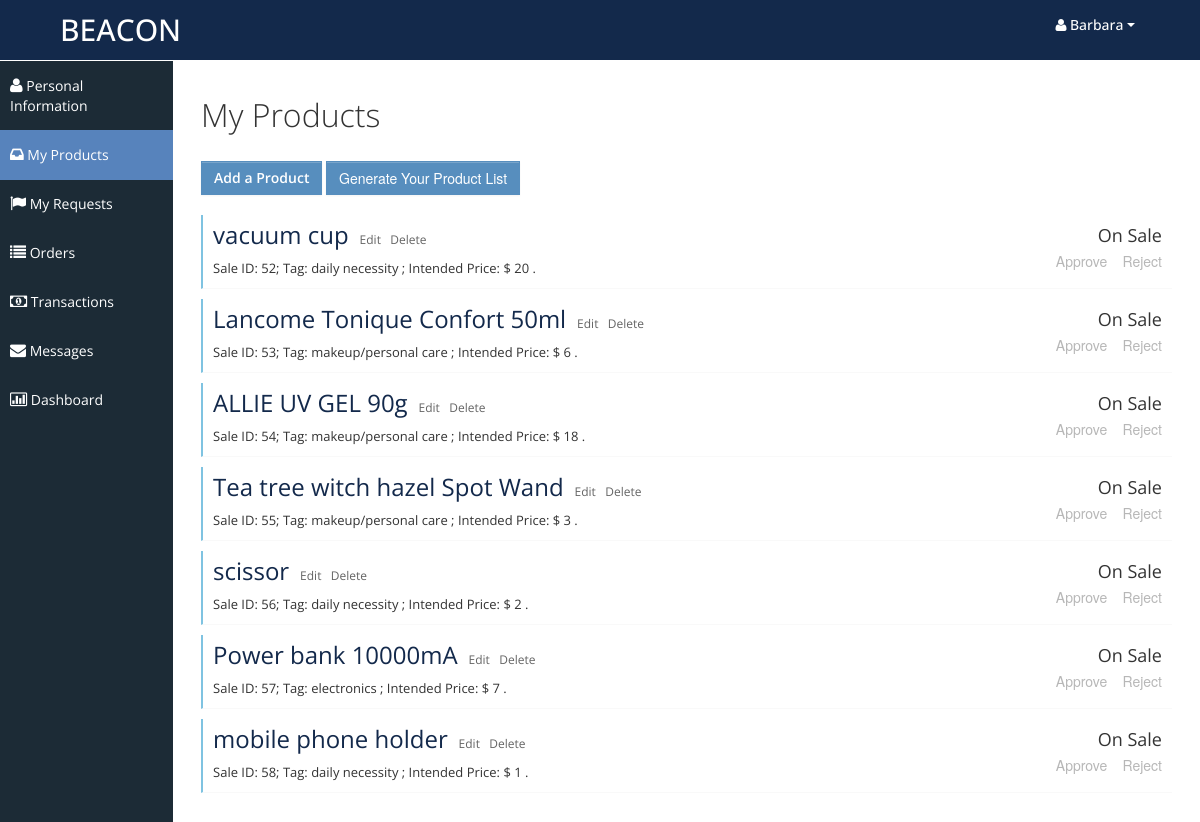
The app's page /myproducts.php (signed in) with its own data.
### tables this page shows
CREATE TABLE `Sales` (
  `SaleId` int NOT NULL,
  `SellerId` varchar(50) DEFAULT NULL,
  `ProductName` varchar(50) DEFAULT NULL,
  `Tag` varchar(50) DEFAULT NULL,
  `Description` varchar(500) DEFAULT NULL,
  `Image` varchar(100) DEFAULT NULL,
  `IntendedPrice` double DEFAULT NULL,
  `OriginalPrice` double DEFAULT NULL,
  `Depreciation` int DEFAULT NULL,
  `IntendedBuyerId` varchar(50) DEFAULT NULL,
  `DatePost` timestamp NOT NULL DEFAULT CURRENT_TIMESTAMP
);

### myproducts.php (the view, shortened to what this page needs)
<?php
	$curr_user = $_SESSION['curr_user'];
	if (empty($curr_user)) {
		$msg = "curr_user is empty";
	}
	else {
		$conn = connectDB();
		$sql = "SELECT * FROM Sales WHERE SellerId = '$curr_user'";
		$result = $conn->query($sql);
		$array = array();
		while($row = mysqli_fetch_assoc($result)){
			$array[]=$row;
		}
	}
?>
<!DOCTYPE html>
<html lang="en">
<head>
	<link id="bootstrap-style" href="css/bootstrap.min.css" rel="stylesheet">
	<link href="css/bootstrap-responsive.min.css" rel="stylesheet">
	<link id="base-style" href="css/style.css" rel="stylesheet">
	<link id="base-style-responsive" href="css/style-responsive.css" rel="stylesheet">
</head>
<body>
	<div class="navbar">
		<div class="navbar-inner">
			<div class="container-fluid">
				<a class="brand" href="index.php"><span>BEACON</span></a>
				<div class="nav-no-collapse header-nav">
					<ul class="nav pull-right">
						<li class="dropdown">
							<a class="btn dropdown-toggle" data-toggle="dropdown" href="#">
								<span><span><i class="icon-user"> </i><?php echo $curr_user; ?></span></span>
								<span class="caret"></span>
							</a>
						</li>
					</ul>
				</div>
			</div>
		</div>
	</div>
	<div class="container-fluid-full">
	<div class="row-fluid">
	<div id="sidebar-left" class="span2">
		<div class="nav-collapse sidebar-nav">
			<ul class="nav nav-tabs nav-stacked main-menu">
				<li><a href="myprofile.php"><i class="icon-user"></i><span class="hidden-tablet"> Personal Information</span></a></li>
				<li><a href="myproducts.php"><i class="icon-inbox"></i><span class="hidden-tablet"> My Products</span></a></li>
				<li><a href="myrequests.php"><i class="icon-flag"></i><span class="hidden-tablet"> My Requests</span></a></li>
				<li><a href="myorders.php"><i class="icon-list"></i><span class="hidden-tablet"> Orders</span></a></li>
				<li><a href="mytransactions.php"><i class="icon-money"></i><span class="hidden-tablet"> Transactions</span></a></li>
				<li><a href="mymessages.php"><i class="icon-envelope"></i><span class="hidden-tablet"> Messages</span></a></li>
				<li><a href="dashboard.php"><i class="icon-bar-chart"></i><span class="hidden-tablet"> Dashboard</span></a></li>
			</ul>
		</div>
	</div>
	<div id="content" class="span10">
		<div class="row-fluid">
			<div class="span12">
				<h1>My Products</h1> </br>
				<a href= "post_product.php" type="btn" class="btn btn-primary" style="font-weight:600;">Add a Product</a>
				<button type="btn" class="btn btn-primary">Generate Your Product List</button></br>
				<?php foreach($array as $val): ?>
				<div class="task none" style="margin-top:10px;">
					<div class="desc">
						<span class="title">
							<a href="single-product.php?Id=<?php echo $val['SaleId'];?>&choosedb=Sales" style="color:#13294B;font-size:x-large;"><?php echo $val['ProductName']; ?></a>
						</span>&nbsp;
						<a href="edit_product.php?id=<?php echo $val['SaleId'];?>" style="font-size:12px;">Edit </a>&nbsp;
						<a href="javascript:void(0);" onclick="delete_post(<?php echo $val['SaleId']; ?>, 'Sales')" style="font-size:12px;">Delete</a>
						<div style="font-size:13px; margin-top:8px;">
							Sale ID: <?php echo $val['SaleId']; ?>;
							Tag: <?php echo $val['Tag']; ?> ;
							Intended Price: $ <?php echo $val['IntendedPrice']; ?> .
						</div>
					</div>
					<div class="time">
						<div class="date"> <?php echo $val['IntendedBuyerId']==null ? "On Sale": $val['IntendedBuyerId']." wants"; ?> </div>
						<div>
							<button type="querybtn" style="border:none; background:none;" onclick="approve_sale(<?php echo $val['SaleId']; ?>)" <?php echo $val['IntendedBuyerId']==null ? 'disabled':'' ?> >Approve</button>
							<button type="querybtn" style="border:none; background:none;margin-right:-6px;" onclick="reject_sale(<?php echo $val['SaleId']; ?>)" <?php echo $val['IntendedBuyerId']==null ? 'disabled':'' ?> >Reject</button>
						</div>
					</div>
				</div>
				<?php endforeach; ?>
			</div>
		</div>
	</div>
	</div>
	</div>
</body>
</html>

### css/style.css (style rules this page uses)
body { background: #F5F5F5; color: #333; border: none; font-family: 'Open Sans', sans-serif; font-weight: 400; }
a { color: #646464; }
h1 { font-size: 32px; line-height: 32px; font-weight: 300; }
.navbar { margin-bottom: 0px; }
.navbar-inner { margin-bottom: 0px; min-height: 60px; padding-right: 20px; padding-left: 20px; background: #13294b; filter: none; text-shadow: 1px 1px 1px #13294b; border: none; color: #fff; -webkit-border-radius: 0px; -moz-border-radius: 0px; border-radius: 0px; *zoom: 1; border-bottom: 1px solid #fff; }
.navbar-inner a { color: #7b7b7b; text-shadow: 0 -1px 1px #1e3877; }
.navbar-inner a i { margin-top: 2px; }
a.brand span { color: #fff; text-shadow: none; }
.header-nav { padding: 0px; color: #fff !important; background: #000 !important; }
.header-nav .nav { margin: 0px; }
.header-nav .btn { display: inline-block; padding: 21px 20px; margin-top: 0px; margin-left: 0px; font-size: 14px; line-height: 20px; text-align: center; text-shadow: none; vertical-align: middle; cursor: pointer; background: transparent; border-left: none; border-right: none; border-top: 0px; border-bottom: 0px; -webkit-border-radius: 0px; -moz-border-radius: 0px; border-radius: 0px; -webkit-box-shadow: none !important; -moz-box-shadow: none !important; box-shadow: none !important; }
.header-nav a.btn { color: #fff !important; text-shadow: none !important; padding: 15px 25px !important; }
.header-nav .btn .caret { border-top-color: #fff !important; border-bottom-color: #fff !important; }
#sidebar-left { background: #1C2B36; }
.sidebar-nav > ul { margin: 0px; padding-bottom: 1px; font-size: 14px; }
.nav-tabs.nav-stacked > li > a, .nav-tabs.nav-stacked > li > ul > li > a { padding: 15px 10px 14px 10px; color: #fff; border-top: none; border-bottom: 1px solid transparent; border-left: none; border-right: none; text-decoration: none; -webkit-border-radius: 0px; -moz-border-radius: 0px; border-radius: 0px; }
.nav-tabs.nav-stacked > li:last-child > a { border-bottom: 1px solid transparent; }
.nav-tabs.nav-stacked > li > a > i, .nav-tabs.nav-stacked > li > ul > li > a > i { opacity: 1; filter: alpha(opacity=100); -ms-filter:"progid:DXImageTransform.Microsoft.Alpha(Opacity=100)"; font-size: 16px; }
.nav-tabs.nav-stacked > li.active > a, .nav-tabs.nav-stacked > li > ul > li.active > a { background: #5783bc; border-bottom: 1px solid #5783bc; }
.nav-tabs.nav-stacked > li:first-child > a { margin: 0px 0px 0px 0px; -webkit-border-radius: 0px; -moz-border-radius: 0px; border-radius: 0px; }
.nav-tabs.nav-stacked > li:last-child > a { -webkit-border-radius: 0px; -moz-border-radius: 0px; border-radius: 0px; }
#content { background: #ffffff; filter: none; min-height: 100%; padding: 20px 20px; position: relative; }
.btn { display: inline-block; padding: 6px 12px; margin-bottom: 10px; font-size: 14px; font-weight: 500; line-height: 20px; text-align: center; white-space: nowrap; vertical-align: middle; cursor: pointer; border: 1px solid #a7a9aa; -webkit-border-radius: 0px !important; border-radius: 0px !important; }
.btn i { margin-top: 2px; }
.btn { color: #ffffff; background-color: #a7a9aa; border-color: #a7a9aa; background-image: none; filter: none; text-shadow: none; }
.btn-primary { background-color: #578EBE; border-color: #578EBE; }
button:disabled, button[disabled] { border: none; background: none; cursor: not-allowed; }
.task { border-bottom: 1px solid #f9f9f9; margin-bottom: 1px; }
.task.none { border-left: 2px solid #7fc3e1; }
.task .desc { display: inline-block; width: 75%; padding: 10px 10px; font-size: 12px; }
.task .desc .title { font-size: 18px; margin-bottom: 5px; }
.task .time { display: inline-block; float: right; width: 15%; padding: 10px 10px 10px 0px; font-size: 12px; text-align: right; }
.task .time .date { font-size: 18px; margin-bottom: 5px; }
.navbar .brand { margin: 10px; margin-left: 0px; font-size: 30px; font-weight: 500; }

### css/style-responsive.css (style rules this page uses)
@media (min-width: 1200px) { .container-fluid-full { overflow: hidden; position: relative; height: 100%; } }
@media (min-width: 1200px) { #content { width: 85.578%; padding: 28px; margin: 0px 0px; margin-left: 14.422% !important; } }
@media (min-width: 1200px) { #sidebar-left { background: #1C2B36; margin-left: 0px !important; position: absolute; height: 100%; } }
@media (min-width: 1200px) { .sidebar-nav > ul { margin: 0px; } }

### css/halflings.css (style rules this page uses)
html, html .halflings { -webkit-font-smoothing: antialiased !important; }

### records on screen
sales: ProductName "vacuum cup", SaleId "52", Tag "daily necessity", IntendedPrice "20", shows "On Sale"
sales: ProductName "Lancome Tonique Confort 50ml", SaleId "53", Tag "makeup/personal care", IntendedPrice "6", shows "On Sale"
sales: ProductName "ALLIE UV GEL 90g", SaleId "54", Tag "makeup/personal care", IntendedPrice "18", shows "On Sale"
sales: ProductName "Tea tree witch hazel Spot Wand", SaleId "55", Tag "makeup/personal care", IntendedPrice "3", shows "On Sale"
sales: ProductName "scissor", SaleId "56", Tag "daily necessity", IntendedPrice "2", shows "On Sale"
sales: ProductName "Power bank 10000mA", SaleId "57", Tag "electronics", IntendedPrice "7", shows "On Sale"
sales: ProductName "mobile phone holder", SaleId "58", Tag "daily necessity", IntendedPrice "1", shows "On Sale"

### other values on screen
$curr_user "Barbara"
